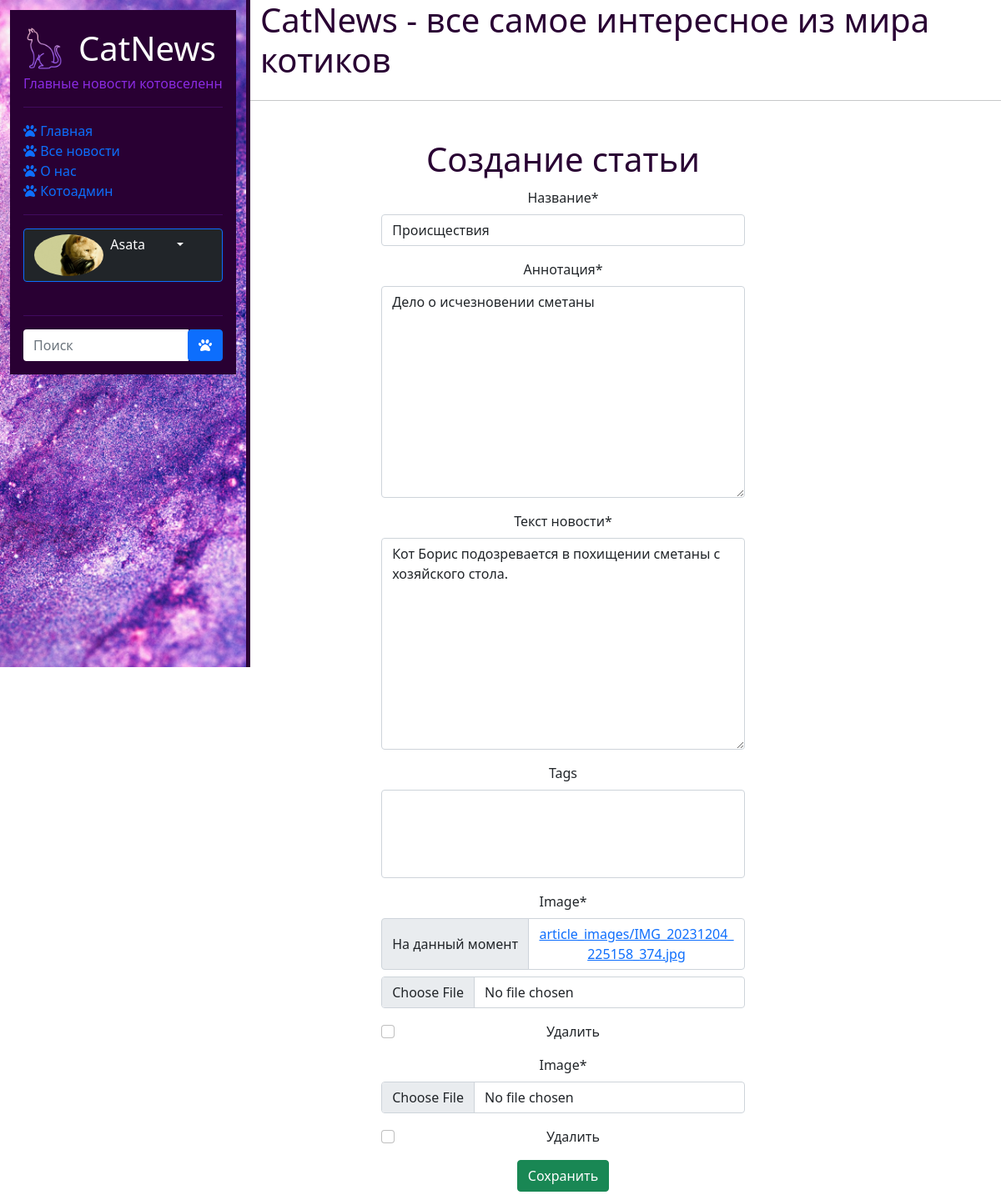
Page /news/update/8 (signed in) on the earlier database version.
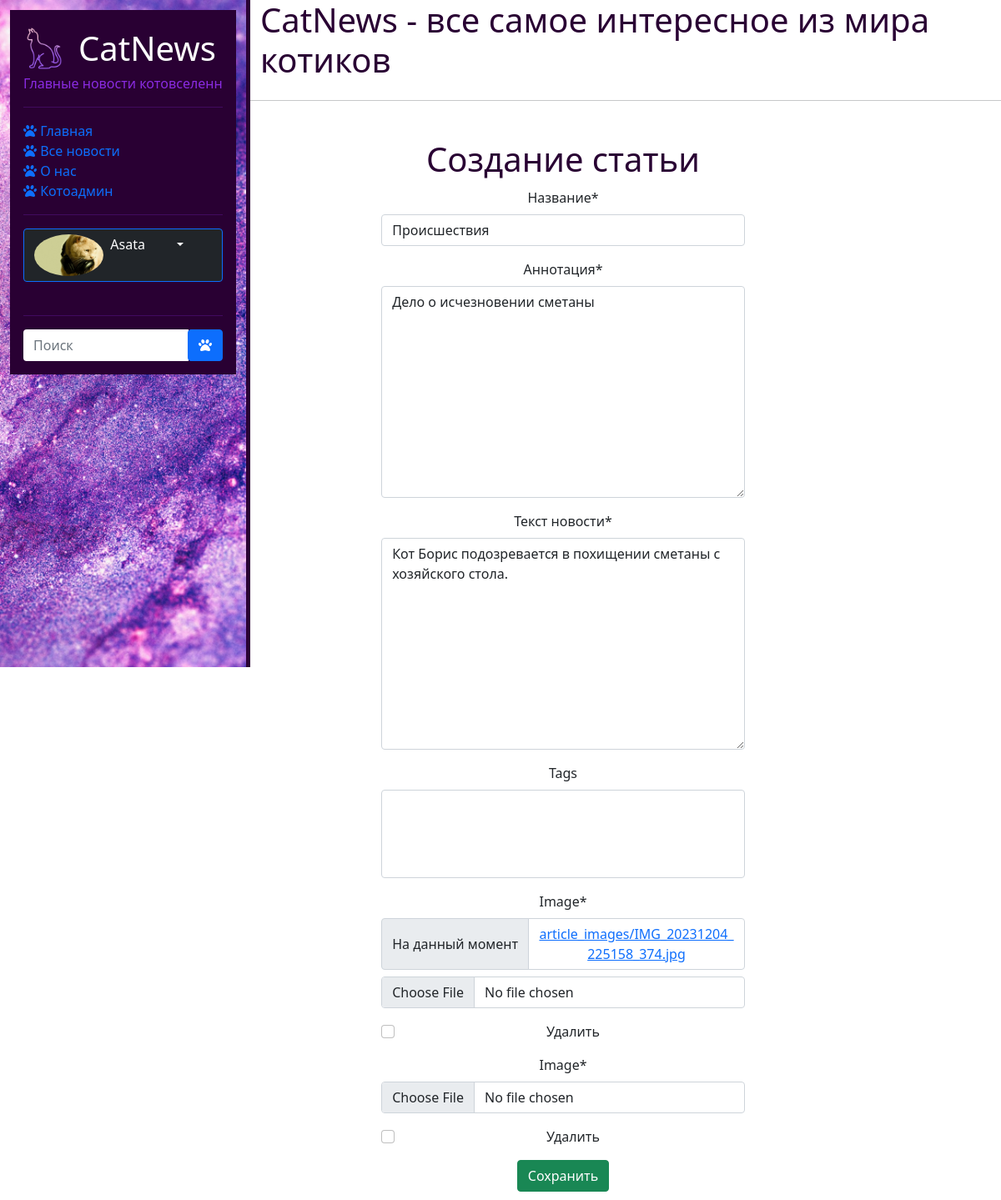
Same page on the later database version.
### news/models.py (models this page shows, shortened)
class Article(models.Model):
    categories = (('E','Экономика'),
                  ('N','Новости'),
                  ('J','Жилье'),
                  ('R','Разное'))
    author = models.ForeignKey(User, on_delete=models.SET_NULL, null=True)
    title = models.CharField('Название',max_length=50,default='')
    anouncement = models.TextField('Аннотация',max_length=250)
    text = models.TextField('Текст новости')
    date = models.DateTimeField('Дата публикации',auto_now=True)
    category = models.CharField(choices=categories, max_length=20,verbose_name='Категории')
    tags = models.ManyToManyField(to=Tag, blank=True)
    slug = models.SlugField()
    objects = models.Manager()
    published = PublishedToday()
    class Meta:
        ordering = ['title','date']
        verbose_name= 'Новость'
        verbose_name_plural='Новости'

### news/views.py (the view, shortened to what this page needs)
# urls.py: path('update/<int:pk>', views.ArticleUpdateView.as_view(), name='news_update'),
class ArticleUpdateView(UpdateView):
    model = Article
    template_name = 'news/create_article.html'
    fields = ['title','anouncement','text','tags']
    def get_context_data(self, **kwargs):
        context = super(ArticleUpdateView, self).get_context_data(**kwargs)
        current_object = self.object
        images = Image.objects.filter(article=current_object)
        context['image_form'] = ImagesFormSet(instance=current_object)
        return context

### news/templates/news/create_article.html (shortened to what this page needs)
{% extends 'main/base_template.html' %}
{% load static %}
{% load bootstrap5 %}
{% load crispy_forms_tags %}
{% block content %}
        <div class="row">
            <div class="text-center" style="margin-top:30px;">
                    <h1>Создание статьи</h1>
            <form method="post" class="contact_form" enctype="multipart/form-data">
                {{ form|crispy }}
                {{ image_form|crispy }}
                <input type="submit" class="btn btn-success" value = "Сохранить">
            </form>
            </div>
        </div>
{% endblock %}

Differences in the rows shown:
changed Article "Дело о исчезновении сметаны": title "Происществия" → "Происшествия"
